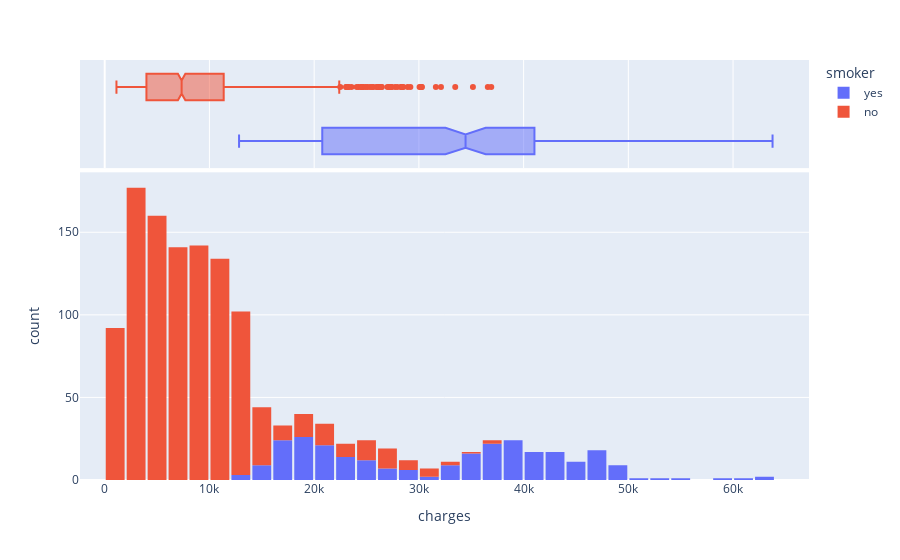

Notebook source saved alongside this figure:
### Code cell
fig = px.histogram(medical_df, x = 'charges', marginal = 'box', color='smoker')
fig.update_layout(bargap =0.1)
fig.show()

### Figure 1 — Plotly figure (JSON) as saved in the notebook; plotly's stock layout.template omitted (floating-point values rounded to 4 significant figures; data arrays with more than 128 entries replaced by an {"elided": "..."} marker saying what was removed)
{"data": [{"alignmentgroup": "True", "bingroup": "x", "hovertemplate": "smoker=yes<br>charges=%{x}<br>count=%{y}<extra></extra>", "legendgroup": "yes", "marker": {"color": "#636efa", "pattern": {"shape": ""}}, "name": "yes", "offsetgroup": "yes", "orientation": "v", "showlegend": true, "type": "histogram", "x": {"elided": "274 float values"}, "xaxis": "x", "yaxis": "y"}, {"alignmentgroup": "True", "hovertemplate": "smoker=yes<br>charges=%{x}<extra></extra>", "legendgroup": "yes", "marker": {"color": "#636efa"}, "name": "yes", "notched": true, "offsetgroup": "yes", "showlegend": false, "type": "box", "x": {"elided": "274 float values"}, "xaxis": "x2", "yaxis": "y2"}, {"alignmentgroup": "True", "bingroup": "x", "hovertemplate": "smoker=no<br>charges=%{x}<br>count=%{y}<extra></extra>", "legendgroup": "no", "marker": {"color": "#EF553B", "pattern": {"shape": ""}}, "name": "no", "offsetgroup": "no", "orientation": "v", "showlegend": true, "type": "histogram", "x": {"elided": "1064 float values"}, "xaxis": "x", "yaxis": "y"}, {"alignmentgroup": "True", "hovertemplate": "smoker=no<br>charges=%{x}<extra></extra>", "legendgroup": "no", "marker": {"color": "#EF553B"}, "name": "no", "notched": true, "offsetgroup": "no", "showlegend": false, "type": "box", "x": {"elided": "1064 float values"}, "xaxis": "x2", "yaxis": "y2"}], "layout": {"autosize": true, "bargap": 0.1, "barmode": "relative", "legend": {"title": {"text": "smoker"}, "tracegroupgap": 0}, "margin": {"t": 60}, "xaxis": {"anchor": "y", "autorange": true, "domain": [0, 1], "range": [-2359.0, 67250.0], "title": {"text": "charges"}, "type": "linear"}, "xaxis2": {"anchor": "y2", "autorange": true, "domain": [0, 1], "matches": "x", "range": [-2359.0, 67250.0], "showgrid": true, "showticklabels": false, "type": "linear"}, "yaxis": {"anchor": "x", "autorange": true, "domain": [0, 0.7326], "range": [0, 186.3], "title": {"text": "count"}}, "yaxis2": {"anchor": "x2", "autorange": true, "domain": [0.7426, 1], "matches": "y2", "range": [-0.5, 1.5], "showgrid": false, "showline": false, "showticklabels": false, "ticks": "", "type": "category"}}}
